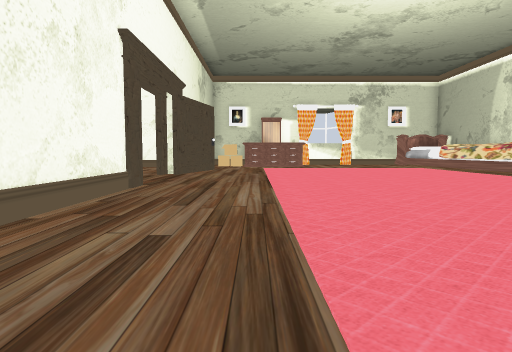
[1] (above)

16 first-person views from a walk through a Unity game level. The camera is 0.7 m above the floor, tilts 4° down and sees 75° across. The floor is counted in squares, 1 m on a side. Each view is taken from the middle of a square. On the plan, view 1 faces up. The plan holds only what a view shows up to about 10 squares ahead; the rest is blank. The place goes on beyond the plan. The player character is not drawn. Some animated figures are not drawn. Door leaves are left out, so doorways stand open. Some surface patterns are stand-ins.

[2]
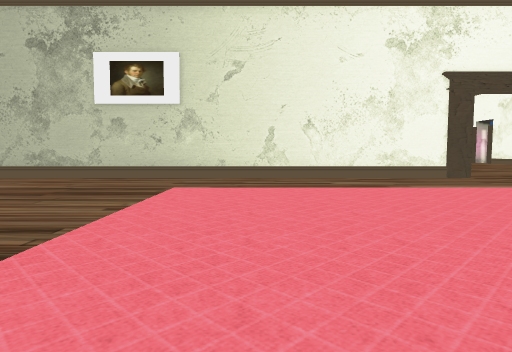

[3]
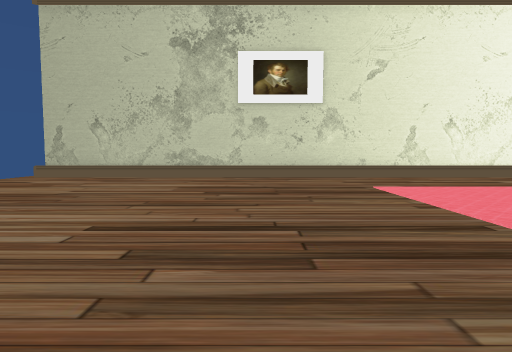

[4]
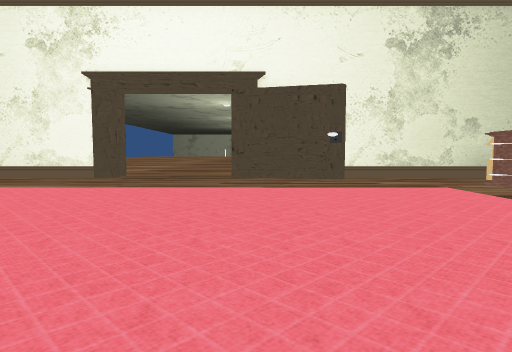

[5]
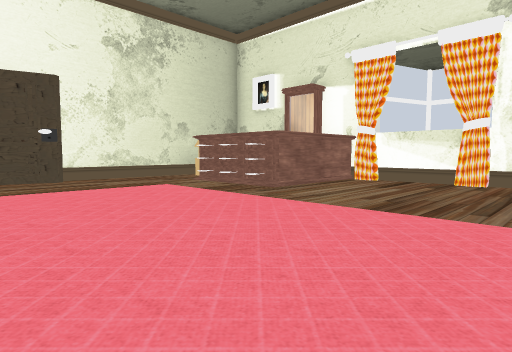

[6]
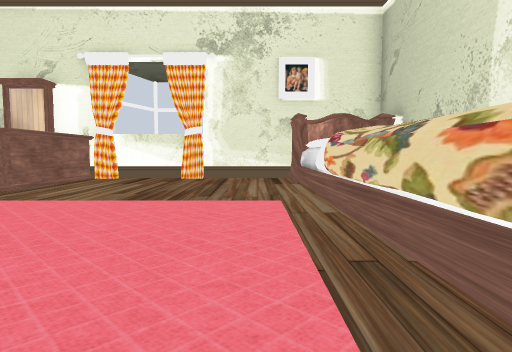

[7]
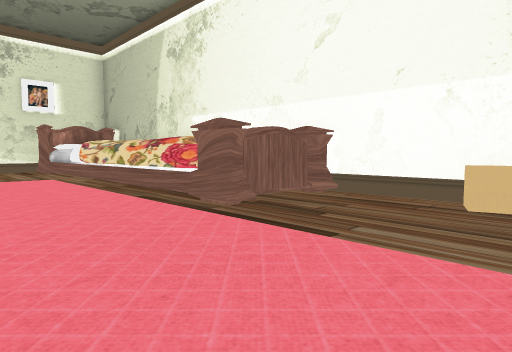

[8]
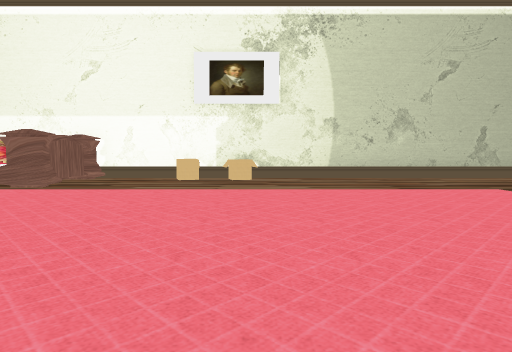

[9]
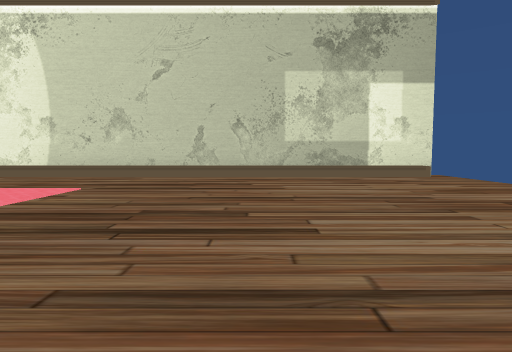

[10]
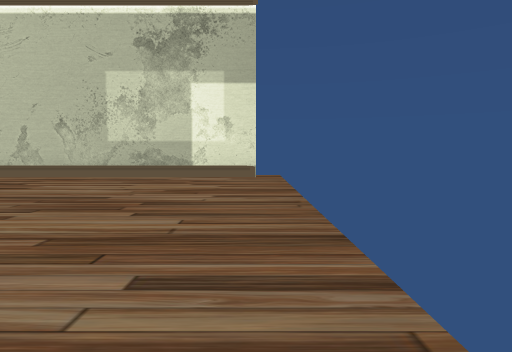

[11]
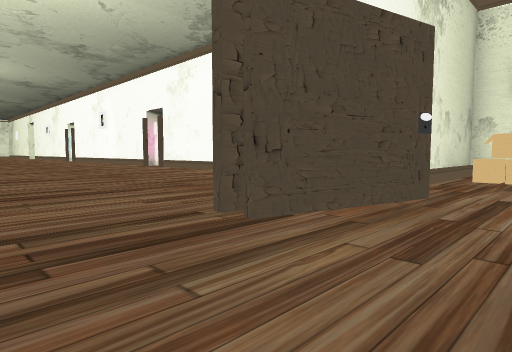

[12]
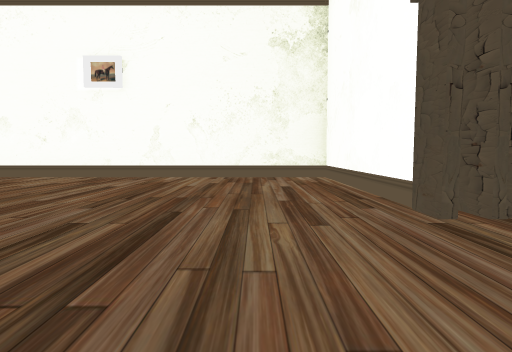

[13]
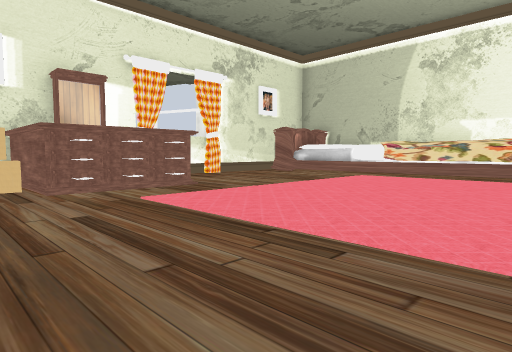

[14]
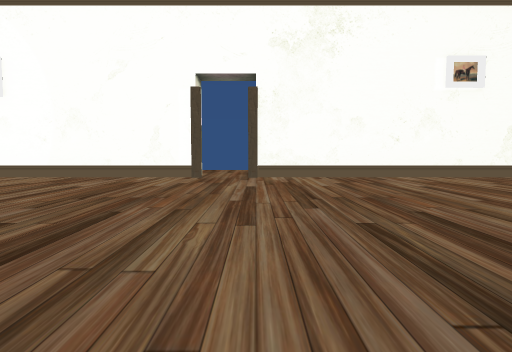

[15]
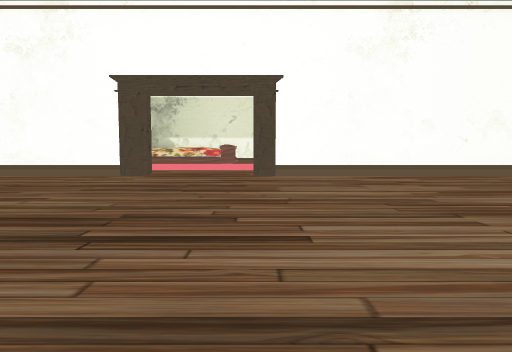

[16]
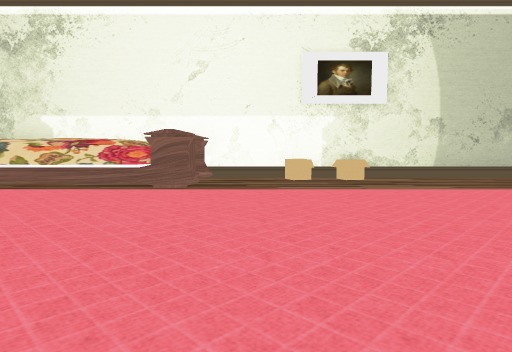

### Floor plan
Key: @ floor where view 1 was taken; # wall or solid block; x gap in a wall; . floor; D open door; ^ raised ledge; O other object.
Columns run from 22 left of view 1 to 11 right of it. Each row starts with its distance up from view 1.
 20                    ###  #######
 19                    ##OOOO.....#
 18                    #OO  O.....#
 17 #####DDD############OOOOO.....#
 16 ...................#..OOO.....#
 15  ..................#..........#
 14   .................#..........^^
 13   .................#O.........^
 12    ................#O.........^^
 11     ...............#..........^^
 10     ..........................^
  9      .........................#^^#
  8       ... .......................#
  7        . ..........#.............#
  6           .........#............O#
  5            ........#.............#
  4             .......#............O#
  3               .....#.............#
  2                ....#.............#
  1                  ..#.............#
  0                   .#..@..........#
 -1                    #.............#
 -2                    #.............#
 -3                    #.............#
 -4                    #.............#
 -5                    #.............#
 -6                    #.............#
 -7                    #.............#
 -8                    #.............#
 -9                    x.. ..........#

Positions as (right, up) in squares from view 1, and headings:
1: (0, 0), facing up
2: (7, 1), facing left
3: (7, -3), facing left
4: (7, 11), facing left
5: (7, 11), facing up-left
6: (7, 10), facing up
7: (5, 5), facing up-right
8: (1, 4), facing right
9: (1, -4), facing right
10: (1, -9), facing right
11: (0, 8), facing up-left
12: (-5, 7), facing up
13: (-2, 10), facing up-right
14: (-15, 7), facing up
15: (-13, 7), facing right
16: (1, 7), facing right
